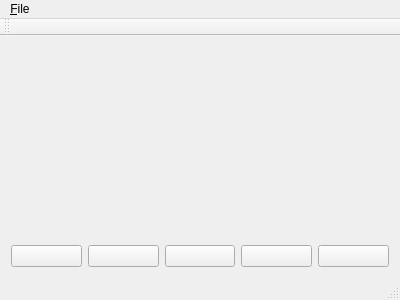
<?xml version="1.0" encoding="UTF-8"?>
<ui version="4.0">
 <class>MainWindow</class>
 <widget class="QMainWindow" name="MainWindow">
  <property name="geometry">
   <rect>
    <x>0</x>
    <y>0</y>
    <width>400</width>
    <height>300</height>
   </rect>
  </property>
  <property name="windowTitle">
   <string>MainWindow</string>
  </property>
  <widget class="QWidget" name="centralWidget">
   <property name="sizePolicy">
    <sizepolicy hsizetype="Preferred" vsizetype="Preferred">
     <horstretch>0</horstretch>
     <verstretch>0</verstretch>
    </sizepolicy>
   </property>
   <layout class="QGridLayout" name="gridLayout">
    <item row="1" column="3">
     <widget class="QPushButton" name="next">
      <property name="text">
       <string/>
      </property>
      <property name="icon">
       <iconset resource="qt.qrc">
        <normaloff>:/qt/next.png</normaloff>:/qt/next.png</iconset>
      </property>
     </widget>
    </item>
    <item row="1" column="0">
     <widget class="QPushButton" name="prev_measure">
      <property name="text">
       <string/>
      </property>
      <property name="icon">
       <iconset resource="qt.qrc">
        <normaloff>:/qt/prevMeasure.png</normaloff>:/qt/prevMeasure.png</iconset>
      </property>
     </widget>
    </item>
    <item row="1" column="1">
     <widget class="QPushButton" name="prev">
      <property name="text">
       <string/>
      </property>
      <property name="icon">
       <iconset resource="qt.qrc">
        <normaloff>:/qt/prev.png</normaloff>:/qt/prev.png</iconset>
      </property>
     </widget>
    </item>
    <item row="0" column="0" colspan="5">
     <widget class="Window" name="widget" native="true">
      <property name="sizePolicy">
       <sizepolicy hsizetype="Preferred" vsizetype="Preferred">
        <horstretch>0</horstretch>
        <verstretch>0</verstretch>
       </sizepolicy>
      </property>
      <property name="autoFillBackground">
       <bool>false</bool>
      </property>
     </widget>
    </item>
    <item row="1" column="4">
     <widget class="QPushButton" name="next_measure">
      <property name="text">
       <string/>
      </property>
      <property name="icon">
       <iconset resource="qt.qrc">
        <normaloff>:/qt/nextMeasure.png</normaloff>:/qt/nextMeasure.png</iconset>
      </property>
     </widget>
    </item>
    <item row="1" column="2">
     <widget class="QPushButton" name="back">
      <property name="text">
       <string/>
      </property>
      <property name="icon">
       <iconset resource="qt.qrc">
        <normaloff>:/qt/back.png</normaloff>:/qt/back.png</iconset>
      </property>
     </widget>
    </item>
   </layout>
  </widget>
  <widget class="QMenuBar" name="menuBar">
   <property name="geometry">
    <rect>
     <x>0</x>
     <y>0</y>
     <width>400</width>
     <height>20</height>
    </rect>
   </property>
   <widget class="QMenu" name="menuSetting">
    <property name="title">
     <string>&amp;File</string>
    </property>
    <addaction name="actionVariables"/>
   </widget>
   <addaction name="menuSetting"/>
  </widget>
  <widget class="QToolBar" name="mainToolBar">
   <attribute name="toolBarArea">
    <enum>TopToolBarArea</enum>
   </attribute>
   <attribute name="toolBarBreak">
    <bool>false</bool>
   </attribute>
  </widget>
  <widget class="QStatusBar" name="statusBar"/>
  <action name="actionVariables">
   <property name="text">
    <string>&amp;Settings</string>
   </property>
  </action>
 </widget>
 <layoutdefault spacing="6" margin="11"/>
 <customwidgets>
  <customwidget>
   <class>Window</class>
   <extends>QWidget</extends>
   <header>window.h</header>
   <container>1</container>
  </customwidget>
 </customwidgets>
 <resources>
  <include location="qt.qrc"/>
 </resources>
 <connections/>
</ui>
